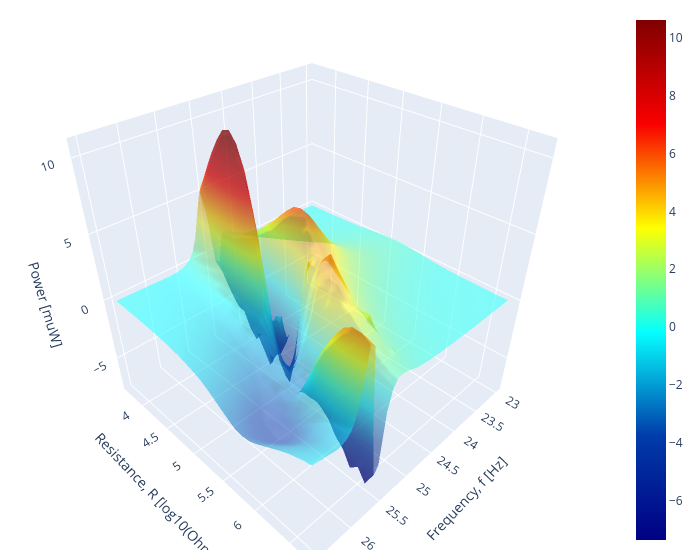

Source (notebook cell):
### Code cell
fig = go.Figure(data=[
    go.Surface(x=f_grid, y=jnp.log10(R_grid), z=(power_th - power_exp)*1.e6, opacity=0.5, colorscale="jet"),

])

def update(fig):
    fig.update_layout(scene = dict(
                      xaxis=dict(
                          title=dict(
                              text='Frequency, f [Hz]'
                          )
                      ),
                      yaxis=dict(
                          title=dict(
                              text='Resistance, R [log10(Ohm)]'
                          )
                      ),
                      zaxis=dict(
                          title=dict(
                              text='Power [muW]'
                          )
                      ),
                    ),
                    width=700,
                    margin=dict(r=20, b=10, l=10, t=10))
update(fig)
fig.show()

### Figure 1 — Plotly figure (JSON) as saved in the notebook; plotly's stock layout.template omitted (floating-point values rounded to 4 significant figures; data arrays with more than 128 entries replaced by an {"elided": "..."} marker saying what was removed)
{"data": [{"colorscale": [[0, "rgb(0,0,131)"], [0.2, "rgb(0,60,170)"], [0.4, "rgb(5,255,255)"], [0.6, "rgb(255,255,0)"], [0.8, "rgb(250,0,0)"], [1, "rgb(128,0,0)"]], "opacity": 0.5, "type": "surface", "x": {"elided": "30x50 float values"}, "y": {"elided": "30x50 float values"}, "z": {"elided": "30x50 float values"}}], "layout": {"margin": {"b": 10, "l": 10, "r": 20, "t": 10}, "scene": {"xaxis": {"title": {"text": "Frequency, f [Hz]"}}, "yaxis": {"title": {"text": "Resistance, R [log10(Ohm)]"}}, "zaxis": {"title": {"text": "Power [muW]"}}}, "width": 700}}
